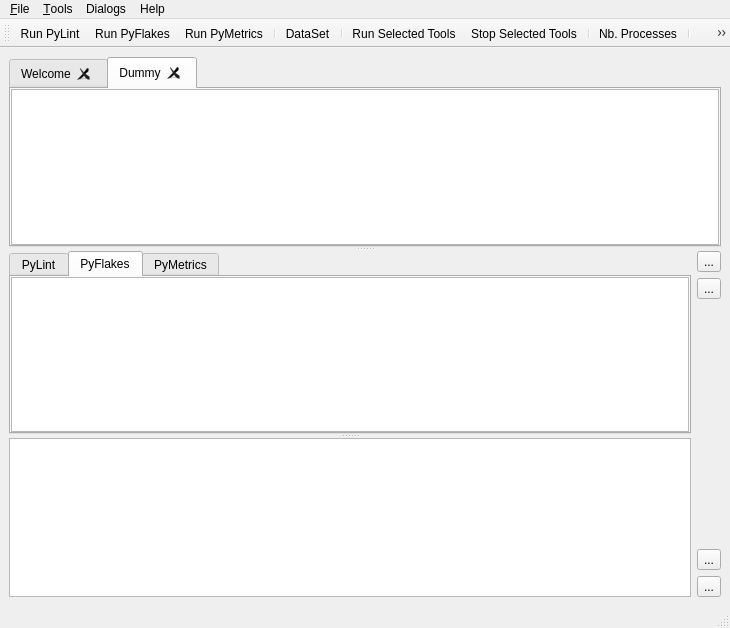
<?xml version="1.0" encoding="UTF-8"?>
<ui version="4.0">
 <class>MainWindow</class>
 <widget class="QMainWindow" name="MainWindow">
  <property name="geometry">
   <rect>
    <x>0</x>
    <y>0</y>
    <width>730</width>
    <height>628</height>
   </rect>
  </property>
  <property name="windowTitle">
   <string>Python Code Analyser</string>
  </property>
  <widget class="QWidget" name="centralwidget">
   <layout class="QVBoxLayout" name="verticalLayout">
    <item>
     <widget class="QSplitter" name="MAIN_SPLITTER">
      <property name="orientation">
       <enum>Qt::Vertical</enum>
      </property>
      <widget class="QTabWidget" name="FILES_BROWSERS_TABS">
       <property name="currentIndex">
        <number>1</number>
       </property>
       <property name="tabsClosable">
        <bool>true</bool>
       </property>
       <property name="movable">
        <bool>true</bool>
       </property>
       <widget class="QWidget" name="WELCOME">
        <attribute name="title">
         <string>Welcome</string>
        </attribute>
        <layout class="QVBoxLayout" name="verticalLayout_7">
         <property name="leftMargin">
          <number>0</number>
         </property>
         <property name="topMargin">
          <number>0</number>
         </property>
         <property name="rightMargin">
          <number>0</number>
         </property>
         <property name="bottomMargin">
          <number>0</number>
         </property>
         <item>
          <widget class="QTextEdit" name="textEdit_6"/>
         </item>
        </layout>
       </widget>
       <widget class="QWidget" name="DUMMY">
        <attribute name="title">
         <string>Dummy</string>
        </attribute>
        <layout class="QHBoxLayout" name="horizontalLayout">
         <property name="leftMargin">
          <number>0</number>
         </property>
         <property name="topMargin">
          <number>0</number>
         </property>
         <property name="rightMargin">
          <number>0</number>
         </property>
         <property name="bottomMargin">
          <number>0</number>
         </property>
         <item>
          <widget class="QTextEdit" name="textEdit_7"/>
         </item>
        </layout>
       </widget>
      </widget>
      <widget class="QWidget" name="layoutWidget">
       <layout class="QHBoxLayout" name="LOGGERS_LAYOUT" stretch="1,0">
        <item>
         <widget class="QSplitter" name="SPLITTER_LOGGERS">
          <property name="orientation">
           <enum>Qt::Vertical</enum>
          </property>
          <widget class="QTabWidget" name="TOOLS_LOGGERS_TAB">
           <property name="tabShape">
            <enum>QTabWidget::Rounded</enum>
           </property>
           <property name="currentIndex">
            <number>1</number>
           </property>
           <widget class="QWidget" name="TOOL_PYLINT_LOGGER">
            <attribute name="icon">
             <iconset>
              <normaloff>../images/ruby.png</normaloff>../images/ruby.png</iconset>
            </attribute>
            <attribute name="title">
             <string>PyLint</string>
            </attribute>
            <layout class="QVBoxLayout" name="verticalLayout_2">
             <property name="leftMargin">
              <number>0</number>
             </property>
             <property name="topMargin">
              <number>0</number>
             </property>
             <property name="rightMargin">
              <number>0</number>
             </property>
             <property name="bottomMargin">
              <number>0</number>
             </property>
             <item>
              <widget class="GenericToolLoggerView" name="TOOL_PYLINT_LOGGER_VIEW"/>
             </item>
            </layout>
           </widget>
           <widget class="QWidget" name="TOOL_PYFLAKES_LOGGER">
            <attribute name="icon">
             <iconset>
              <normaloff>../images/sport_basketball.png</normaloff>../images/sport_basketball.png</iconset>
            </attribute>
            <attribute name="title">
             <string>PyFlakes</string>
            </attribute>
            <layout class="QVBoxLayout" name="verticalLayout_4">
             <property name="leftMargin">
              <number>0</number>
             </property>
             <property name="topMargin">
              <number>0</number>
             </property>
             <property name="rightMargin">
              <number>0</number>
             </property>
             <property name="bottomMargin">
              <number>0</number>
             </property>
             <item>
              <widget class="GenericToolLoggerView" name="TOOL_PYFLAKES_LOGGER_VIEW"/>
             </item>
            </layout>
           </widget>
           <widget class="QWidget" name="TOOL_PYMETRICS_LOGGER">
            <attribute name="icon">
             <iconset>
              <normaloff>../images/rainbow.png</normaloff>../images/rainbow.png</iconset>
            </attribute>
            <attribute name="title">
             <string>PyMetrics</string>
            </attribute>
            <layout class="QVBoxLayout" name="verticalLayout_6">
             <property name="leftMargin">
              <number>0</number>
             </property>
             <property name="topMargin">
              <number>0</number>
             </property>
             <property name="rightMargin">
              <number>0</number>
             </property>
             <property name="bottomMargin">
              <number>0</number>
             </property>
             <item>
              <widget class="GenericToolLoggerView" name="TOOL_PYMETRICS_LOGGER_VIEW"/>
             </item>
            </layout>
           </widget>
          </widget>
          <widget class="GenericToolLoggerView" name="PROCESSES_LOGGER"/>
         </widget>
        </item>
        <item>
         <layout class="QVBoxLayout" name="BTNS_LAYOUT">
          <item>
           <widget class="QToolButton" name="BTN_CLEAR_LOGGERS">
            <property name="text">
             <string>...</string>
            </property>
            <property name="icon">
             <iconset>
              <normaloff>../pyanalysers/images/Clear32x32.png</normaloff>
              <normalon>../images/Clear32x32.png</normalon>../pyanalysers/images/Clear32x32.png</iconset>
            </property>
            <property name="checkable">
             <bool>false</bool>
            </property>
           </widget>
          </item>
          <item>
           <widget class="QToolButton" name="BTN_PAUSE_LOGGERS">
            <property name="text">
             <string>...</string>
            </property>
            <property name="icon">
             <iconset>
              <normaloff>../images/Pause32x32.png</normaloff>
              <normalon>../images/Play32x32.png</normalon>../images/Pause32x32.png</iconset>
            </property>
            <property name="checkable">
             <bool>true</bool>
            </property>
           </widget>
          </item>
          <item>
           <spacer name="verticalSpacer">
            <property name="orientation">
             <enum>Qt::Vertical</enum>
            </property>
            <property name="sizeHint" stdset="0">
             <size>
              <width>20</width>
              <height>40</height>
             </size>
            </property>
           </spacer>
          </item>
          <item>
           <widget class="QToolButton" name="BTN_SAVE_LOGGERS_AS_TEXT">
            <property name="toolTip">
             <string>Save to Text...</string>
            </property>
            <property name="text">
             <string>...</string>
            </property>
            <property name="icon">
             <iconset>
              <normaloff>../images/save.png</normaloff>../images/save.png</iconset>
            </property>
           </widget>
          </item>
          <item>
           <widget class="QToolButton" name="BTN_SAVE_LOGGERS_AS_HTML">
            <property name="toolTip">
             <string>Save to Html...</string>
            </property>
            <property name="text">
             <string>...</string>
            </property>
            <property name="icon">
             <iconset>
              <normaloff>../images/save.png</normaloff>../images/save.png</iconset>
            </property>
           </widget>
          </item>
         </layout>
        </item>
       </layout>
      </widget>
     </widget>
    </item>
   </layout>
  </widget>
  <widget class="QMenuBar" name="MENUBAR">
   <property name="geometry">
    <rect>
     <x>0</x>
     <y>0</y>
     <width>730</width>
     <height>22</height>
    </rect>
   </property>
   <widget class="QMenu" name="fileMenu">
    <property name="title">
     <string>&amp;File</string>
    </property>
    <addaction name="exitAction"/>
   </widget>
   <widget class="QMenu" name="actionsMenu">
    <property name="title">
     <string>&amp;Tools</string>
    </property>
    <addaction name="PYLINT_ACTION"/>
    <addaction name="PYFLAKES_ACTION"/>
    <addaction name="separator"/>
    <addaction name="PYMETRICS_ACTION"/>
   </widget>
   <widget class="QMenu" name="menuHelp">
    <property name="title">
     <string>Help</string>
    </property>
    <addaction name="ABOUT_ACTION"/>
    <addaction name="HELP_ACTION"/>
   </widget>
   <widget class="QMenu" name="actionDialogs">
    <property name="title">
     <string>Dialogs</string>
    </property>
    <addaction name="FILEINFOSET_EDITOR"/>
    <addaction name="TOOLS_CONFIGURATIONS"/>
    <addaction name="TOOLS_OUTPUT_CONFIGURATIONS"/>
   </widget>
   <addaction name="fileMenu"/>
   <addaction name="actionsMenu"/>
   <addaction name="actionDialogs"/>
   <addaction name="menuHelp"/>
  </widget>
  <widget class="QStatusBar" name="statusbar"/>
  <widget class="QToolBar" name="TOOLBAR">
   <property name="windowTitle">
    <string>toolBar</string>
   </property>
   <attribute name="toolBarArea">
    <enum>TopToolBarArea</enum>
   </attribute>
   <attribute name="toolBarBreak">
    <bool>false</bool>
   </attribute>
   <addaction name="PYLINT_ACTION"/>
   <addaction name="PYFLAKES_ACTION"/>
   <addaction name="PYMETRICS_ACTION"/>
   <addaction name="separator"/>
   <addaction name="DUMMY_CHOICE_FILES_DATASET"/>
   <addaction name="separator"/>
   <addaction name="RUN_TOOLS_ACTION"/>
   <addaction name="STOP_TOOLS_ACTION"/>
   <addaction name="separator"/>
   <addaction name="DUMMY_CHOICE_NB_PROCESSES"/>
   <addaction name="separator"/>
   <addaction name="FILEINFOSET_EDITOR"/>
   <addaction name="TOOLS_CONFIGURATIONS"/>
   <addaction name="TOOLS_OUTPUT_CONFIGURATIONS"/>
  </widget>
  <action name="exitAction">
   <property name="text">
    <string>E&amp;xit</string>
   </property>
   <property name="shortcut">
    <string>Ctrl+Q</string>
   </property>
  </action>
  <action name="PYLINT_ACTION">
   <property name="checkable">
    <bool>true</bool>
   </property>
   <property name="icon">
    <iconset>
     <normaloff>../images/ruby.png</normaloff>../images/ruby.png</iconset>
   </property>
   <property name="text">
    <string>Run PyLint</string>
   </property>
   <property name="shortcut">
    <string>Ctrl+I, R</string>
   </property>
  </action>
  <action name="PYFLAKES_ACTION">
   <property name="checkable">
    <bool>true</bool>
   </property>
   <property name="icon">
    <iconset>
     <normaloff>../images/sport_basketball.png</normaloff>../images/sport_basketball.png</iconset>
   </property>
   <property name="text">
    <string>Run PyFlakes</string>
   </property>
   <property name="iconText">
    <string>Run PyFlakes</string>
   </property>
   <property name="shortcut">
    <string>Ctrl+R, R</string>
   </property>
  </action>
  <action name="PYCHECKER_ACTION">
   <property name="checkable">
    <bool>true</bool>
   </property>
   <property name="icon">
    <iconset>
     <normaloff>../images/sport_soccer.png</normaloff>../images/sport_soccer.png</iconset>
   </property>
   <property name="text">
    <string>Run PyChecker</string>
   </property>
   <property name="toolTip">
    <string>Run PyChecker</string>
   </property>
   <property name="shortcut">
    <string>Ctrl+I, C</string>
   </property>
  </action>
  <action name="PEP8_ACTION">
   <property name="checkable">
    <bool>true</bool>
   </property>
   <property name="icon">
    <iconset>
     <normaloff>../images/golf_ball.png</normaloff>../images/golf_ball.png</iconset>
   </property>
   <property name="text">
    <string>Run Pep8</string>
   </property>
   <property name="toolTip">
    <string>Run Pep8</string>
   </property>
   <property name="shortcut">
    <string>Ctrl+R, C</string>
   </property>
  </action>
  <action name="PYMETRICS_ACTION">
   <property name="checkable">
    <bool>true</bool>
   </property>
   <property name="icon">
    <iconset>
     <normaloff>../images/rainbow.png</normaloff>../images/rainbow.png</iconset>
   </property>
   <property name="text">
    <string>Run PyMetrics</string>
   </property>
   <property name="shortcut">
    <string>Ctrl+N</string>
   </property>
  </action>
  <action name="DUMMY_CHOICE_FILES_DATASET">
   <property name="text">
    <string>DataSet</string>
   </property>
   <property name="toolTip">
    <string>Select Files DataSet</string>
   </property>
  </action>
  <action name="RUN_TOOLS_ACTION">
   <property name="icon">
    <iconset>
     <normaloff>../images/run.png</normaloff>../images/run.png</iconset>
   </property>
   <property name="text">
    <string>Run Selected Tools</string>
   </property>
   <property name="toolTip">
    <string>Run selected tools</string>
   </property>
  </action>
  <action name="STOP_TOOLS_ACTION">
   <property name="icon">
    <iconset>
     <normaloff>../images/cross.png</normaloff>../images/cross.png</iconset>
   </property>
   <property name="text">
    <string>Stop Selected Tools</string>
   </property>
   <property name="toolTip">
    <string>Stop running tools</string>
   </property>
  </action>
  <action name="TOOLS_CONFIGURATIONS">
   <property name="icon">
    <iconset>
     <normaloff>../images/Wrench.png</normaloff>../images/Wrench.png</iconset>
   </property>
   <property name="text">
    <string>Open Tools Configurations...</string>
   </property>
  </action>
  <action name="TOOLS_OUTPUT_CONFIGURATIONS">
   <property name="icon">
    <iconset>
     <normaloff>../images/Repair.png</normaloff>../images/Repair.png</iconset>
   </property>
   <property name="text">
    <string>Open Tools Output Configurations...</string>
   </property>
  </action>
  <action name="FILEINFOSET_EDITOR">
   <property name="icon">
    <iconset>
     <normaloff>../images/FilesConfig.png</normaloff>../images/FilesConfig.png</iconset>
   </property>
   <property name="text">
    <string>Files DataSet Editor...</string>
   </property>
  </action>
  <action name="DUMMY_CHOICE_NB_PROCESSES">
   <property name="text">
    <string>Nb. Processes</string>
   </property>
   <property name="toolTip">
    <string>Select Nomber of Processes</string>
   </property>
  </action>
  <action name="ABOUT_ACTION">
   <property name="text">
    <string>About</string>
   </property>
  </action>
  <action name="HELP_ACTION">
   <property name="text">
    <string>Help</string>
   </property>
  </action>
 </widget>
 <customwidgets>
  <customwidget>
   <class>GenericToolLoggerView</class>
   <extends>QTextEdit</extends>
   <header>generictoolloggerview.h</header>
  </customwidget>
 </customwidgets>
 <resources>
  <include location="editabletreemodel.qrc"/>
 </resources>
 <connections/>
</ui>
